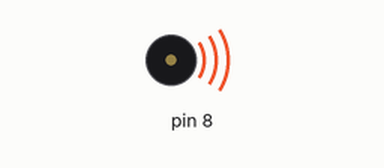
Bench run of a sketch on a simulated Arduino Uno, built with avr-gcc and run on an emulated ATmega328P. Parts: buzzer (waves = sounding).

Above: at 0.5 s.
Timing chart, 0 to 9.1 s (numbered marks = the images above):
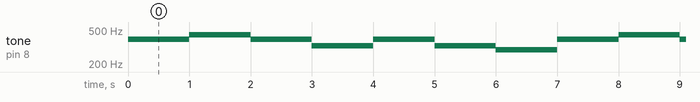

Measured:
- by itself, tone on pin 8: repeats every 7.0 s: 440 Hz 1.0 s, 2 × (392 Hz 1.0 s, 329 Hz 1.0 s), 294 Hz 1.0 s, 392 Hz 1.0 s

The sketch:

5_lab1_PiezoBuzzer.ino
```cpp
// 202037071 정지우

int arr[] = {392, 392, 440, 440, 392, 392, 329,
  329, 392, 392, 329, 329, 294, 294};

void setup() {
  // put your setup code here, to run once:

}

void loop() {
  // put your main code here, to run repeatedly:
  for(int i=0; i< 14; i++){
    tone(8, arr[i], 500);
    delay(500);
  }
}
```
